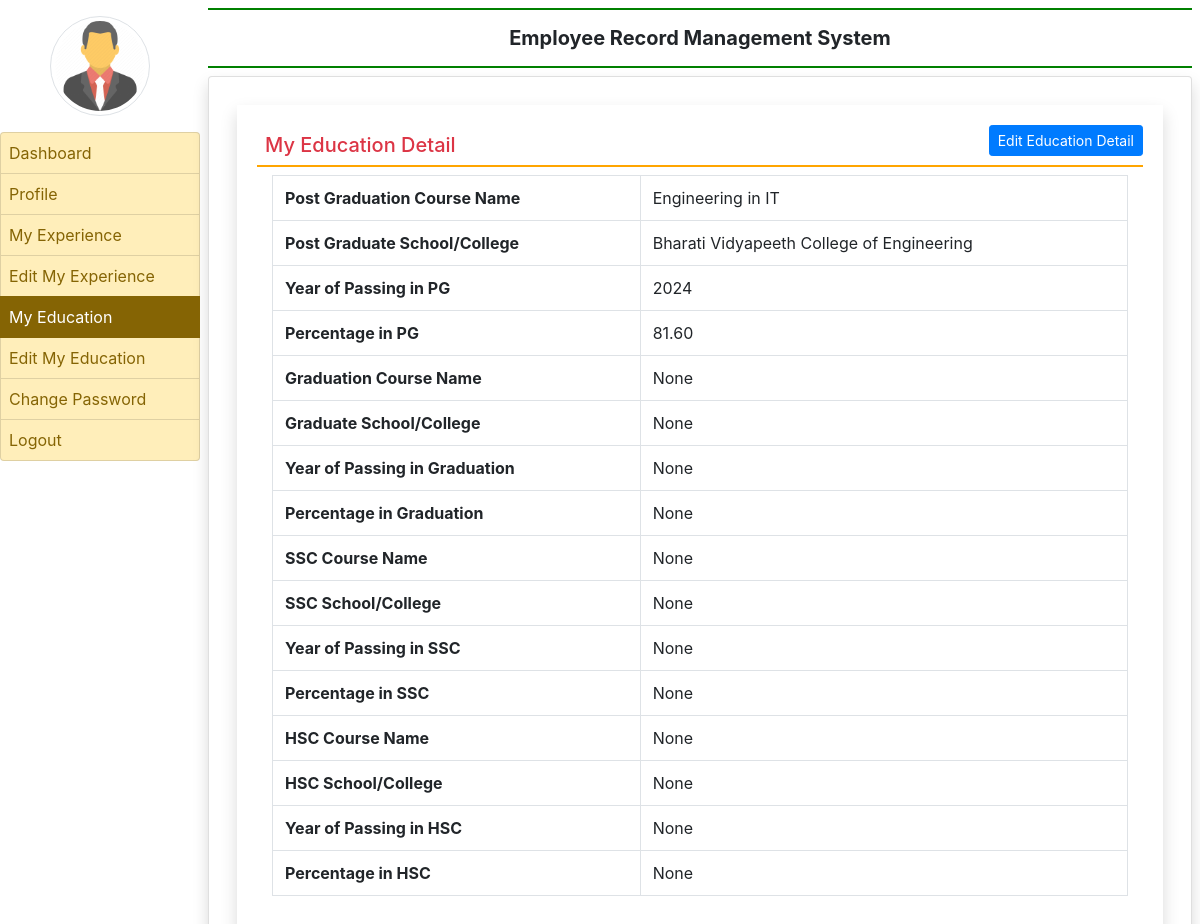
The app's page /my_education/ (signed in) with its own data.
### employee/models.py (models this page shows, shortened)
class EmployeeEducation(models.Model):
    user = models.ForeignKey(User,on_delete=models.CASCADE)
    coursepg = models.CharField(max_length=100,null=True)
    schoolclgpg = models.CharField(max_length=200,null=True)
    yearofpassingpg = models.CharField(max_length=20,null=True)
    percentagepg = models.CharField(max_length=30,null=True)
    coursegra = models.CharField(max_length=100, null=True)
    schoolclggra = models.CharField(max_length=200, null=True)
    yearofpassingra = models.CharField(max_length=20, null=True)
    percentagegra = models.CharField(max_length=30, null=True)
    coursessc = models.CharField(max_length=100, null=True)
    schoolclgssc = models.CharField(max_length=200, null=True)
    yearofpassingssc = models.CharField(max_length=20, null=True)
    percentagessc = models.CharField(max_length=30, null=True)
    coursehsc = models.CharField(max_length=100, null=True)
    schoolclghsc = models.CharField(max_length=200, null=True)
    yearofpassinghsc = models.CharField(max_length=20, null=True)
    percentagehsc = models.CharField(max_length=30, null=True)

### employee/views.py (the view)
# urls.py: path('my_education/',my_education, name='my_education'),
def my_education(request):
    if not request.user.is_authenticated:
        return redirect('emp_login')
    user = request.user
    education = EmployeeEducation.objects.get(user=user)
    return render(request, 'my_education.html', locals())

### employee/templates/my_education.html
{% extends 'emp_base.html' %}
{% block main %}
<div class="class shadow m-2">
    <div class="card-body">
        <a href="{% url 'edit_education' %}" class="btn btn-primary float-right btn-sm">Edit Education Detail</a>
        <h5 class="p-2 text-danger" style="border-bottom: 2px solid orange">My Education Detail</h5>
        <div class="container-fluid">
            <table class="table table-bordered">
                <tr>
                    <th>Post Graduation Course Name</th>
                    <td>{{education.coursepg}}</td>
                </tr>
                <tr>
                    <th>Post Graduate School/College</th>
                    <td>{{education.schoolclgpg}}</td>
                </tr>
                <tr>
                    <th>Year of Passing in PG</th>
                    <td>{{education.yearofpassingpg}}</td>
                </tr>
                <tr>
                    <th>Percentage in PG</th>
                    <td>{{education.percentagepg}}</td>
                </tr>
                <tr>
                    <th>Graduation Course Name</th>
                    <td>{{education.coursegra}}</td>
                </tr>
                <tr>
                    <th>Graduate School/College</th>
                    <td>{{education.schoolclggra}}</td>
                </tr>
                <tr>
                    <th>Year of Passing in Graduation</th>
                    <td>{{education.yearofpassingra}}</td>
                </tr>
                <tr>
                    <th>Percentage in Graduation</th>
                    <td>{{education.percentagegra}}</td>
                </tr>
                <tr>
                    <th>SSC Course Name</th>
                    <td>{{education.coursessc}}</td>
                </tr>
                <tr>
                    <th>SSC School/College</th>
                    <td>{{education.schoolclgssc}}</td>
                </tr>
                <tr>
                    <th>Year of Passing in SSC</th>
                    <td>{{education.yearofpassingssc}}</td>
                </tr>
                <tr>
                    <th>Percentage in SSC</th>
                    <td>{{education.percentagessc}}</td>
                </tr>
                <tr>
                    <th>HSC Course Name</th>
                    <td>{{education.coursehsc}}</td>
                </tr>
                <tr>
                    <th>HSC School/College</th>
                    <td>{{education.schoolclghsc}}</td>
                </tr>
                <tr>
                    <th>Year of Passing in HSC</th>
                    <td>{{education.yearofpassinghsc}}</td>
                </tr>
                <tr>
                    <th>Percentage in HSC</th>
                    <td>{{education.percentagehsc}}</td>
                </tr>
            </table>
        </div>
    </div>
</div>
{% endblock %}

### records on screen
EmployeeEducation: coursepg "Engineering in IT", schoolclgpg "Bharati Vidyapeeth College of Engineering", yearofpassingpg "2024", percentagepg "81.60", coursegra "None", schoolclggra "None", yearofpassingra "None", percentagegra "None", coursessc "None", schoolclgssc "None", yearofpassingssc "None", percentagessc "None", coursehsc "None", schoolclghsc "None", yearofpassinghsc "None", percentagehsc "None"
